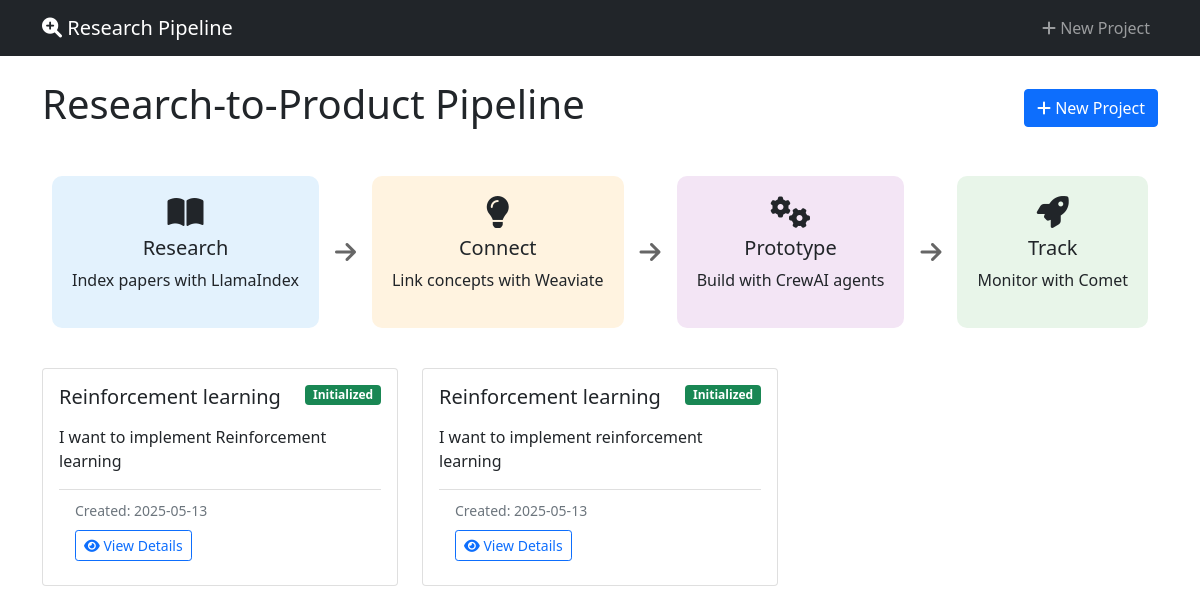
The page / on the database its author committed.
### app.py (models this page shows)
class ResearchProject(db.Model):
    id = db.Column(db.Integer, primary_key=True)
    title = db.Column(db.String(200), nullable=False)
    description = db.Column(db.Text)
    status = db.Column(db.String(50), default='initialized')  # initialized, running, completed, failed
    pipeline_config = db.Column(db.Text)  # JSON config for pipeline
    results = db.Column(db.Text)  # JSON results from pipeline
    created_at = db.Column(db.DateTime, default=utc_now)
    updated_at = db.Column(db.DateTime, default=utc_now, onupdate=utc_now)
    research_papers = db.relationship('ResearchPaper', backref='project', lazy=True, cascade='all, delete-orphan')
    prototypes = db.relationship('Prototype', backref='project', lazy=True, cascade='all, delete-orphan')

### app.py (the view)
@app.route('/')
def index():
    projects = ResearchProject.query.order_by(ResearchProject.updated_at.desc()).all()
    health_status = orchestrator.get_pipeline_health()
    return render_template('index.html', projects=projects, health_status=health_status)

### templates/index.html (shortened to what this page needs)
{% extends "base.html" %}
{% block content %}
<div class="row">
    <div class="col-12">
        <div class="d-flex justify-content-between align-items-center mb-4">
            <h1>Research-to-Product Pipeline</h1>
            <a href="{{ url_for('new_project') }}" class="btn btn-primary">
                <i class="fas fa-plus"></i> New Project
            </a>
        </div>
        <div class="pipeline-flow">
            <div class="pipeline-stage stage-research text-center">
                <i class="fas fa-book-open fa-2x mb-2"></i>
                <h5>Research</h5>
                <p>Index papers with LlamaIndex</p>
            </div>
            <div class="pipeline-arrow">
                <i class="fas fa-arrow-right"></i>
            </div>
            <div class="pipeline-stage stage-prototyping text-center">
                <i class="fas fa-lightbulb fa-2x mb-2"></i>
                <h5>Connect</h5>
                <p>Link concepts with Weaviate</p>
            </div>
            <div class="pipeline-arrow">
                <i class="fas fa-arrow-right"></i>
            </div>
            <div class="pipeline-stage stage-testing text-center">
                <i class="fas fa-cogs fa-2x mb-2"></i>
                <h5>Prototype</h5>
                <p>Build with CrewAI agents</p>
            </div>
            <div class="pipeline-arrow">
                <i class="fas fa-arrow-right"></i>
            </div>
            <div class="pipeline-stage stage-production text-center">
                <i class="fas fa-rocket fa-2x mb-2"></i>
                <h5>Track</h5>
                <p>Monitor with Comet</p>
            </div>
        </div>
        <div class="row">
            {% if projects %}
                {% for project in projects %}
                <div class="col-md-6 col-lg-4 mb-4">
                    <div class="card h-100">
                        <div class="card-body">
                            <div class="d-flex justify-content-between align-items-start mb-2">
                                <h5 class="card-title">{{ project.title }}</h5>
                                <span class="badge bg-{{ 'primary' if project.status == 'research' else 'warning' if project.status == 'prototyping' else 'info' if project.status == 'testing' else 'success' }}">
                                    {{ project.status.capitalize() }}
                                </span>
                            </div>
                            <p class="card-text">{{ project.description[:100] }}{% if project.description|length > 100 %}...{% endif %}</p>
                            <div class="card-footer bg-transparent">
                                <small class="text-muted">Created: {{ project.created_at.strftime('%Y-%m-%d') }}</small>
                                <div class="mt-2">
                                    <a href="{{ url_for('project_detail', id=project.id) }}" class="btn btn-outline-primary btn-sm">
                                        <i class="fas fa-eye"></i> View Details
                                    </a>
                                </div>
                            </div>
                        </div>
                    </div>
                </div>
                {% endfor %}
            {% endif %}
        </div>
    </div>
</div>
{% endblock %}

### templates/base.html (shortened to what this page needs)
<!DOCTYPE html>
<html lang="en">
<head>
    <link href="https://cdn.jsdelivr.net/npm/bootstrap@5.1.3/dist/css/bootstrap.min.css" rel="stylesheet">
    <link href="https://cdnjs.cloudflare.com/ajax/libs/font-awesome/6.0.0/css/all.min.css" rel="stylesheet">
</head>
<body>
    <nav class="navbar navbar-expand-lg navbar-dark bg-dark">
        <div class="container">
            <a class="navbar-brand" href="{{ url_for('index') }}">
                <i class="fas fa-search-plus"></i> Research Pipeline
            </a>
            <div class="navbar-nav ms-auto">
                <a class="nav-link" href="{{ url_for('new_project') }}">
                    <i class="fas fa-plus"></i> New Project
                </a>
            </div>
        </div>
    </nav>
    <div class="container mt-4">
        {% block content %}{% endblock %}
    </div>
</body>
</html>

### templates/base.html (style rules this page uses)
.pipeline-stage { padding: 20px; border-radius: 10px; margin: 10px; transition: all 0.3s ease; }
.stage-research { background-color: #e3f2fd; }
.stage-prototyping { background-color: #fff3e0; }
.stage-testing { background-color: #f3e5f5; }
.stage-production { background-color: #e8f5e9; }
.pipeline-flow { display: flex; justify-content: space-between; align-items: center; margin: 30px 0; }
.pipeline-arrow { font-size: 24px; color: #666; }

### rows shown on the page
ResearchProject: title "Reinforcement learning", status "Initialized", description "I want to implement Reinforcement learning", created_at "2025-05-13"
ResearchProject: title "Reinforcement learning", status "Initialized", description "I want to implement reinforcement learning", created_at "2025-05-13"
